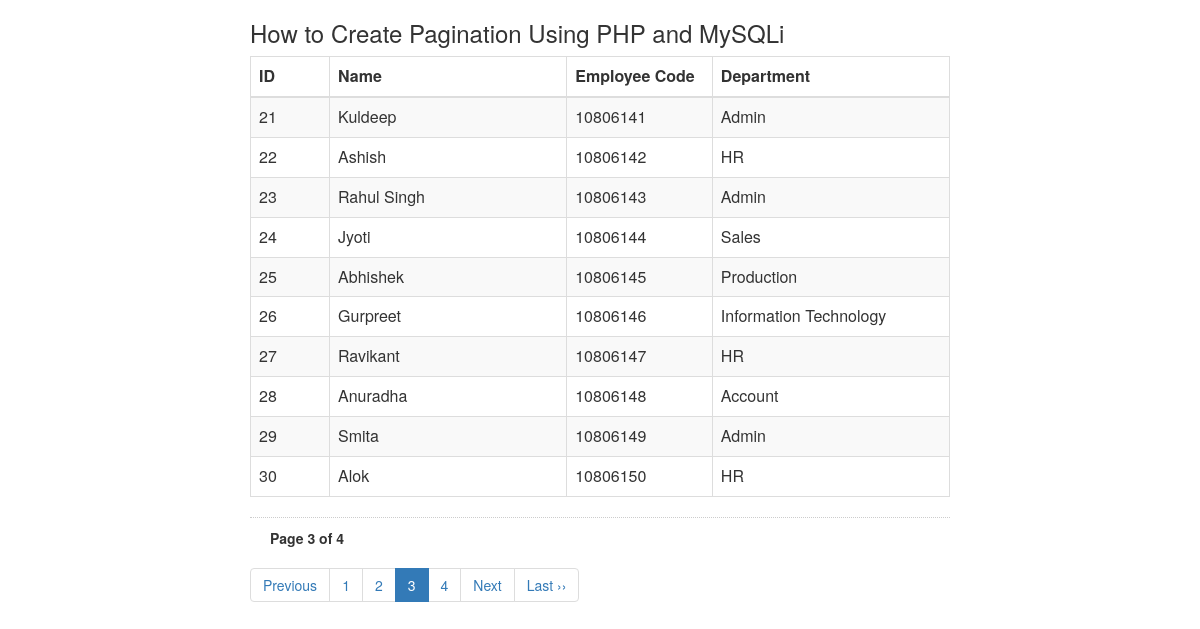
The app's page /?page_no=3 with its own data.
### tables this page shows
CREATE TABLE `pagination` (
  `id` int(10) NOT NULL,
  `FullNme` varchar(250) DEFAULT NULL,
  `EmpCode` int(10) DEFAULT NULL,
  `Department` varchar(250) DEFAULT NULL
);

### index.php (the view, shortened to what this page needs)
<?php
include('config.php');
?>
<html>
<head>
<link rel="stylesheet" href="css/bootstrap.min.css">
</head>
<body>
<div style="width:700px; margin:0 auto;">
<h3>How to Create  Pagination Using PHP and MySQLi</h3>
<table class="table table-striped table-bordered">
<thead>
<tr>
<th style='width:50px;'>ID</th>
<th style='width:150px;'>Name</th>
<th style='width:50px;'>Employee Code</th>
<th style='width:150px;'>Department</th>
</tr>
</thead>
<tbody>
<?php
if (isset($_GET['page_no']) && $_GET['page_no']!="") {
	$page_no = $_GET['page_no'];
	} else {
		$page_no = 1;
        }
	$total_records_per_page = 10;
    $offset = ($page_no-1) * $total_records_per_page;
	$previous_page = $page_no - 1;
	$next_page = $page_no + 1;
	$result_count = mysqli_query($con,"SELECT COUNT(*) As total_records FROM pagination ");
	$total_records = mysqli_fetch_array($result_count);
	$total_records = $total_records['total_records'];
    $total_no_of_pages = ceil($total_records / $total_records_per_page);
    $result = mysqli_query($con,"SELECT * FROM pagination LIMIT $offset, $total_records_per_page");
    while($row = mysqli_fetch_array($result)){
		echo "<tr>
			  <td>".$row['id']."</td>
			  <td>".$row['FullNme']."</td>
	 		  <td>".$row['EmpCode']."</td>
		   	  <td>".$row['Department']."</td>
		   	  </tr>";
        }
    ?>
</tbody>
</table>
<div style='padding: 10px 20px 0px; border-top: dotted 1px #CCC;'>
<strong>Page <?php echo $page_no." of ".$total_no_of_pages; ?></strong>
</div>
<ul class="pagination">
	<li <?php if($page_no <= 1){ echo "class='disabled'"; } ?>>
	<a <?php if($page_no > 1){ echo "href='?page_no=$previous_page'"; } ?>>Previous</a>
	</li>
    <?php
	if ($total_no_of_pages <= 10){
		for ($counter = 1; $counter <= $total_no_of_pages; $counter++){
			if ($counter == $page_no) {
		   echo "<li class='active'><a>$counter</a></li>";
				}else{
           echo "<li><a href='?page_no=$counter'>$counter</a></li>";
				}
        }
	}
?>
	<li <?php if($page_no >= $total_no_of_pages){ echo "class='disabled'"; } ?>>
	<a <?php if($page_no < $total_no_of_pages) { echo "href='?page_no=$next_page'"; } ?>>Next</a>
	</li>
    <?php if($page_no < $total_no_of_pages){
		echo "<li><a href='?page_no=$total_no_of_pages'>Last &rsaquo;&rsaquo;</a></li>";
		} ?>
</ul>
</div>
</body>
</html>

### records on screen
pagination: id "21", FullNme "Kuldeep", EmpCode "10806141", Department "Admin"
pagination: id "22", FullNme "Ashish", EmpCode "10806142", Department "HR"
pagination: id "23", FullNme "Rahul Singh", EmpCode "10806143", Department "Admin"
pagination: id "24", FullNme "Jyoti", EmpCode "10806144", Department "Sales"
pagination: id "25", FullNme "Abhishek", EmpCode "10806145", Department "Production"
pagination: id "26", FullNme "Gurpreet", EmpCode "10806146", Department "Information Technology"
pagination: id "27", FullNme "Ravikant", EmpCode "10806147", Department "HR"
pagination: id "28", FullNme "Anuradha", EmpCode "10806148", Department "Account"
pagination: id "29", FullNme "Smita", EmpCode "10806149", Department "Admin"
pagination: id "30", FullNme "Alok", EmpCode "10806150", Department "HR"

### other values on screen
$page_no "3"
$total_no_of_pages "4"
